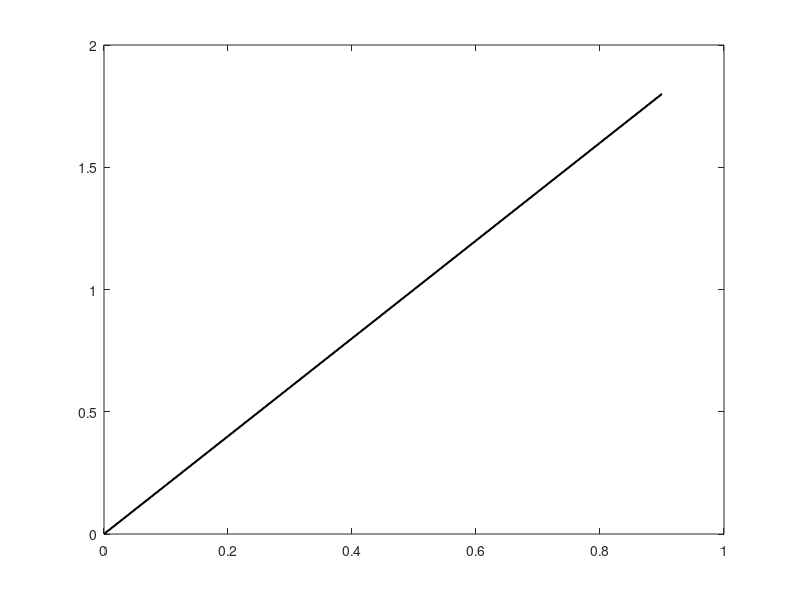

The MATLAB script that drew this image:
clear all
close all
clc
% Example 2 To see what l1 and l2 norms do to a function.
% Here the function is piecewise continuous.

% Let's define the values of x over which h is defined.

x = linspace(0,1,11);

% Define the function f

f = zeros(1,length(x));

f = 2*x;

N = length(x)-1;
x = x(1:N);
f = f(1:N);

 figure(1)
 clf
 plot(x,f,'k','LineWidth',1.5)
 
 

% Define the operator L

L = -eye(N)+diag(ones(1,N-1),1);
L = L(1:N-1,:);

% Compute Lh

Lf = 10.*(L*f(:));

l_1_norm = norm(Lf,1);
l_2_norm = norm(Lf,2).^2;

disp(l_1_norm)
disp(l_2_norm)
